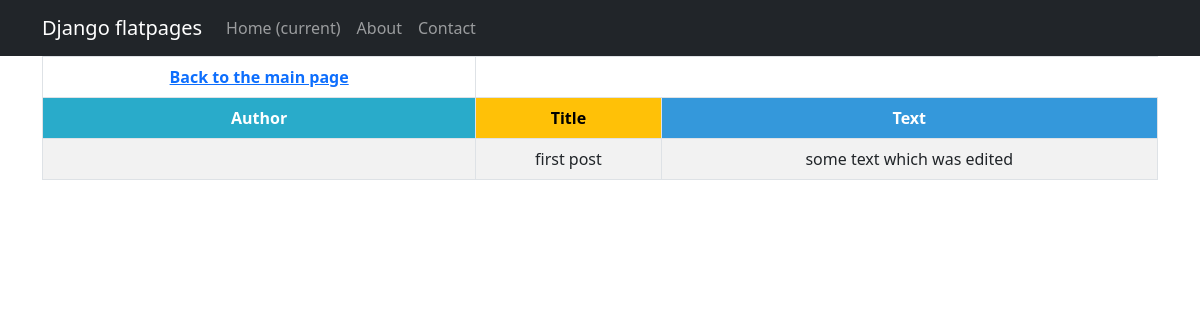
Page /bboard/1 on the earlier database version.
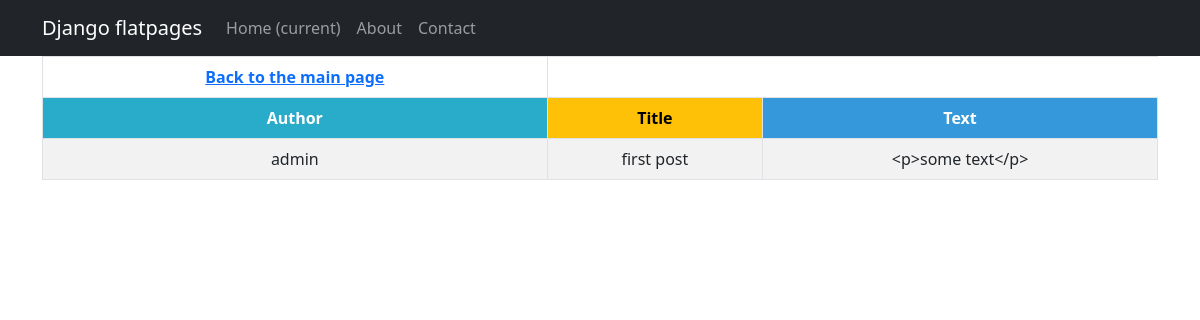
Same page on the later database version.
### bboard/models.py (models this page shows, shortened)
class Post(models.Model):
    author = models.ForeignKey(Author, on_delete=models.CASCADE)
    title = models.CharField(max_length=255)
    text = RichTextField()
    category = models.ForeignKey('Category', on_delete=models.CASCADE)
    date = models.DateTimeField(auto_now_add=True)
    image = models.ImageField(upload_to='image/', blank=True)

class Author(models.Model):
    user = models.OneToOneField(User, on_delete=models.CASCADE)
    def __str__(self):
        return str(self.user)

### bboard/views.py (the view)
# urls.py: path('<int:pk>', PostDetail.as_view(), name='post_detail'),
class PostDetail(DetailView):
    model = Post
    template_name = 'post.html'
    context_object_name = 'post'

### templates/post.html
{% extends 'flatpages/default.html' %}
{% block content %}
<table class="table table-bordered table-striped table-hover">
    <thead>
        <tr>
            <th><a href="{% url 'bboard:post_list' %}">Back to the main page</a></th>
        </tr>
        <tr>
            <th style="background-color: #29ABCA; color: #ffffff;">{{ 'Author' }}</th>
            <th style="background-color: #FFC107; color: #000000;">{{ 'Title' }}</th>
            <th style="background-color: #3498DB; color: #ffffff;">{{ 'Text' }}</th>
        </tr>
    </thead>
    <tbody>
        <tr>
            <td>{{ post.author }}</td>
            <td>{{ post.title }}</td>
            <td>{{ post.text }}</td>
        </tr>
    </tbody>
</table>
{% endblock content %}

Differences in the rows shown:
changed Post "first post": author (not shown) → "admin"; text "some text which was edited" → "<p>some text</p>"
